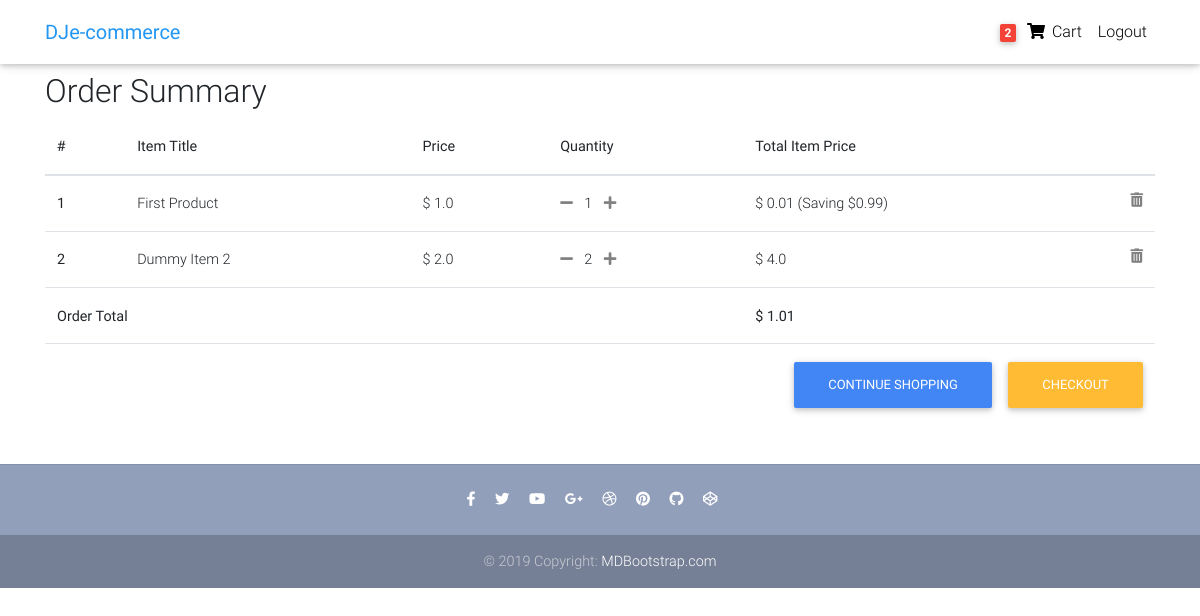
Page /order-summary/ (signed in) on the committed database.
### core/models.py (models this page shows, shortened)
class Order(models.Model):
	user = models.ForeignKey(settings.AUTH_USER_MODEL, on_delete=models.CASCADE)
	items = models.ManyToManyField(OrderItem)
	start_date = models.DateTimeField(auto_now_add=True)
	ordered_date = models.DateTimeField()
	ordered = models.BooleanField(default=False)
	reference_id = models.CharField(max_length=20)
	billing_address = models.ForeignKey('BillingAddress',
		on_delete=models.SET_NULL, blank=True, null=True)
	coupon = models.ForeignKey('Coupon',
		on_delete=models.SET_NULL, blank=True, null=True)
	being_delivered = models.BooleanField(default=False)
	received = models.BooleanField(default=False)
	refund_requested = models.BooleanField(default=False)
	refund_granted = models.BooleanField(default=False)
	def get_total(self):
		total = 0
		for order_item in self.items.all():
			total += order_item.get_final_price()
		if self.coupon:
			total -= self.coupon.amount
		return round(total, 2)

class OrderItem(models.Model):
	user = models.ForeignKey(settings.AUTH_USER_MODEL, on_delete=models.CASCADE)
	ordered = models.BooleanField(default=False)
	item = models.ForeignKey(Item, on_delete=models.CASCADE)
	quantity = models.IntegerField(default=1)
	def get_total_item_price(self):
		return self.quantity * self.item.price
	def get_total_discount_item_price(self):
		return self.quantity * self.item.discount_price
	def get_amount_saved(self):
		return self.get_total_item_price() - self.get_total_discount_item_price()
	def get_final_price(self):
		if self.item.discount_price:
			return self.get_total_discount_item_price()
		return self.get_total_item_price()

class Item(models.Model):
	title = models.CharField(max_length=100)
	price = models.FloatField()
	discount_price = models.FloatField(blank=True, null=True)
	category = models.CharField(choices=CATEGORY_CHOICES, max_length=2)
	label = models.CharField(choices=LABEL_CHOICES, max_length=1)
	slug = models.SlugField()
	description = models.TextField()
	image = models.ImageField()

class Coupon(models.Model):
	code = models.CharField(max_length=20)
	amount = models.FloatField()

### core/views.py (the view)
# urls.py: path('order-summary/', views.OrderSummaryView.as_view(), name="order-summary"),
class OrderSummaryView(LoginRequiredMixin, View):
	def get(self, *args, **kwargs):
		try:
			order = Order.objects.get(user=self.request.user, ordered=False)
			context = {
				'object': order
			}
			return render(self.request, "order-summary.html", context)
		except ObjectDoesNotExist:
			messages.error(self.request, "You do not have an active order.")
			return redirect('/')

### core/templatetags/cart_template_tags.py (called while the page is built)
@register.filter
def cart_item_count(user):
	if user.is_authenticated:
		qs = Order.objects.filter(user=user, ordered=False)
		if qs.exists():
			return qs[0].items.count()
	return 0

### templates/order-summary.html (shortened to what this page needs)
{% extends "base.html" %}
{% block content %}
<main>
  <div class="container">
    <div class="table-responsive">
      <h2>Order Summary</h2>
      <table class="table">
        <thead>
          <tr>
            <th scope="col">#</th>
            <th scope="col">Item Title</th>
            <th scope="col">Price</th>
            <th scope="col">Quantity</th>
            <th scope="col">Total Item Price</th>
          </tr>
        </thead>
        <tbody>
          {% for order_item in object.items.all %}
          <tr>
            <th scope="row">{{ forloop.counter  }}</th>
            <td>{{ order_item.item.title }}</td>
            <td>$ {{ order_item.item.price }}</td>
            <td>
              <a href="{% url 'core:remove-single-item-from-cart' order_item.item.slug %}"><i class="fas fa-minus mr-2" style="color: grey"></i></a>
              {{ order_item.quantity }}
              <a href="{% url 'core:add-to-cart' order_item.item.slug %}"><i class="fas fa-plus ml-2" style="color: grey"></i></a>
            </td>
            <td>
              {% if order_item.item.discount_price %}
                $ {{ order_item.get_final_price }}
                (Saving ${{ order_item.get_amount_saved }})
              {% else %}
                $ {{ order_item.get_final_price }}
              {% endif %}
              <a href="{% url 'core:remove-from-cart' order_item.item.slug %}"><i class="fas fa-trash-alt float-right" style="color: grey"></i></a>
            </td>
          </tr>
          {% endfor %}
          {% if object.get_total %}
          <tr>
            <td colspan="4"><b>Order Total</b></td>
            <td><b>$ {{ object.get_total }}</b></td>
          </tr>
          <tr>
            <td colspan="5">
              <a class="btn btn-warning float-right ml-3" href="/checkout/">Checkout</a>
              <a class="btn btn-primary float-right" href="/">Continue Shopping</a>
            </td>
          </tr>
          {% endif %}
        </tbody>
      </table>
    </div>
  </div>
</main>
{% endblock content %}

### templates/navbar.html (shortened to what this page needs)
{% load cart_template_tags %}
<nav class="navbar fixed-top navbar-expand-lg navbar-light white scrolling-navbar">
  <div class="container">
    <a class="navbar-brand waves-effect" href="/">
      <strong class="blue-text">DJe-commerce</strong>
    </a>
    <div class="collapse navbar-collapse" id="navbarSupportedContent">
      <ul class="navbar-nav nav-flex-icons">
        {% if request.user.is_authenticated %}
        <li class="nav-item">
          <a href="{% url 'core:order-summary' %}" class="nav-link waves-effect">
            {% if request.user|cart_item_count %}
            <span class="badge red z-depth-1 mr-1"> {{ request.user|cart_item_count }} </span>
            {% endif %}
            <i class="fas fa-shopping-cart"></i>
            <span class="clearfix d-none d-sm-inline-block"> Cart </span>
          </a>
        </li>
        <li class="nav-item">
          <a class="nav-link waves-effect" href="{% url 'account_logout' %}">
            <span class="clearfix d-none d-sm-inline-block"> Logout </span>
          </a>
        </li>
        {% endif %}
      </ul>
    </div>
  </div>
</nav>

### templates/base.html (style rules this page uses)
html, body, header, .carousel { height: 60vh; }

### rows in the picture
OrderItem: item "First Product", item.price "1.0", quantity "1", get_final_price "0.01", get_amount_saved "0.99"
OrderItem: item "Dummy Item 2", item.price "2.0", quantity "2", get_final_price "4.0"
Order: get_total "1.01"

### other values in the picture
{{ request.user|cart_item_count }} "2"
